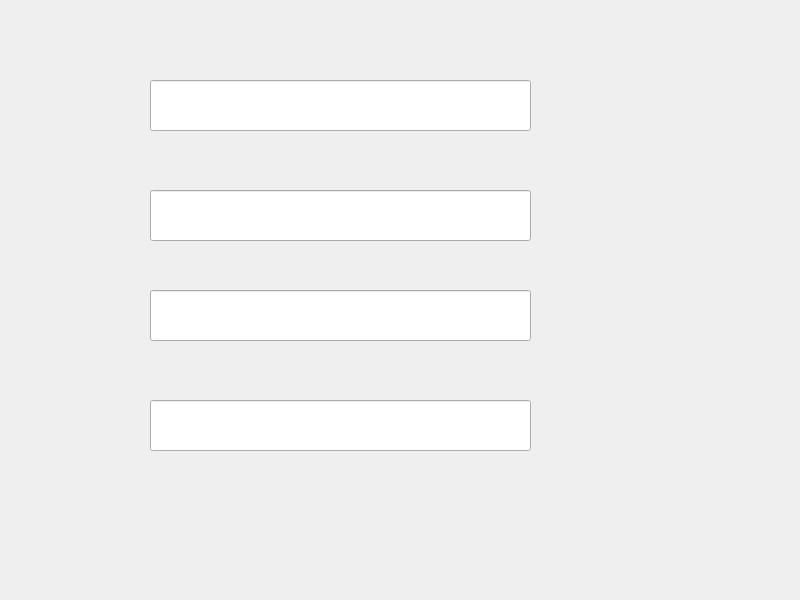
<?xml version="1.0" encoding="UTF-8"?>
<ui version="4.0">
 <class>Widget</class>
 <widget class="QWidget" name="Widget">
  <property name="geometry">
   <rect>
    <x>0</x>
    <y>0</y>
    <width>800</width>
    <height>600</height>
   </rect>
  </property>
  <property name="windowTitle">
   <string>Widget</string>
  </property>
  <widget class="QLineEdit" name="lineEdit">
   <property name="geometry">
    <rect>
     <x>150</x>
     <y>80</y>
     <width>381</width>
     <height>51</height>
    </rect>
   </property>
  </widget>
  <widget class="QLineEdit" name="lineEdit_2">
   <property name="geometry">
    <rect>
     <x>150</x>
     <y>190</y>
     <width>381</width>
     <height>51</height>
    </rect>
   </property>
   <property name="focusPolicy">
    <enum>Qt::StrongFocus</enum>
   </property>
  </widget>
  <widget class="QLineEdit" name="lineEdit_3">
   <property name="geometry">
    <rect>
     <x>150</x>
     <y>290</y>
     <width>381</width>
     <height>51</height>
    </rect>
   </property>
  </widget>
  <widget class="QLineEdit" name="lineEdit_4">
   <property name="geometry">
    <rect>
     <x>150</x>
     <y>400</y>
     <width>381</width>
     <height>51</height>
    </rect>
   </property>
  </widget>
 </widget>
 <resources/>
 <connections/>
</ui>
